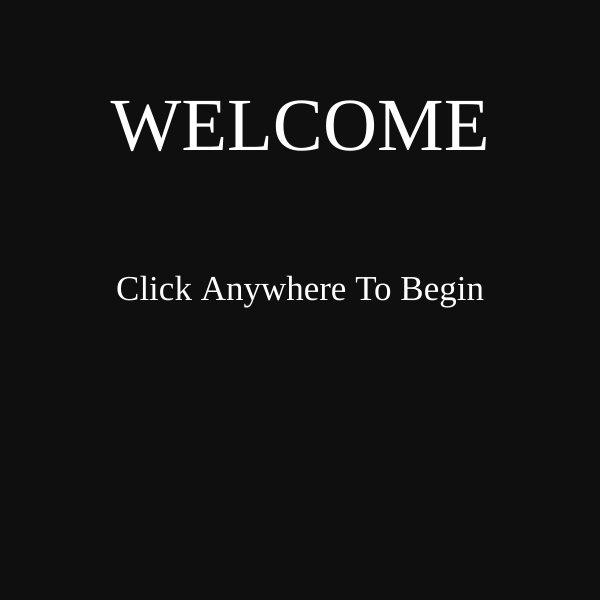
Frame 1 (no input)
Frame 60 (no input): identical to frame 1, image omitted
Frame 120 (the mouse pressed at the canvas centre since frame 60): identical to frame 1, image omitted

The p5.js sketch that drew this single still picture (run headless with seeded random() and noise() and a simulated clock; from frame 60 on, the mouse is pressed at the canvas centre):

// p5.js sketch
// ── sketch.js
'use strict';



let state = 'title';
let cnv;
let points = 0;
let w = 600;
let h = 600;


function setup() {
  cnv = createCanvas(w, h);

  textFont('bahnschrift');
}

function draw() {

  switch (state) {
    case 'title':
      title();
      cnv.mouseClicked(titleMouseClicked);
      break;
    case 'level 1':
      level1();
      cnv.mouseClicked(level1MouseClicked);
      break;
    case 'You Win':
      youWin();
      cnv.mouseClicked(youWinMouseClicked);
      break;
    default:
      break;
  }
}



function title() {
  background(15);
  textSize(75);
  fill(255);
  textAlign(CENTER);
  text('WELCOME', w/2, h/4);


  textSize(35);
  text('Click Anywhere To Begin', w/2, h/2);
}

function titleMouseClicked() {
  state = 'level 1'
}

function level1() {
  background(50, 150, 200);
  text('Click for points', w/2, h - 30);
}

function level1MouseClicked() {
  points++;

  if (points >= 10){
    state = 'You Win';
  }
}

function youWin(){
  background(255, 50, 80);
  textSize(75);
  stroke(255);
  text('YOU WIN', w/2, h/2);


  textSize(45);
  text('Click Anywhere To Restart', w/2, h * 3/4);
}

function youWinMouseClicked(){
  state = 'level 1';
  points = 0;
}
